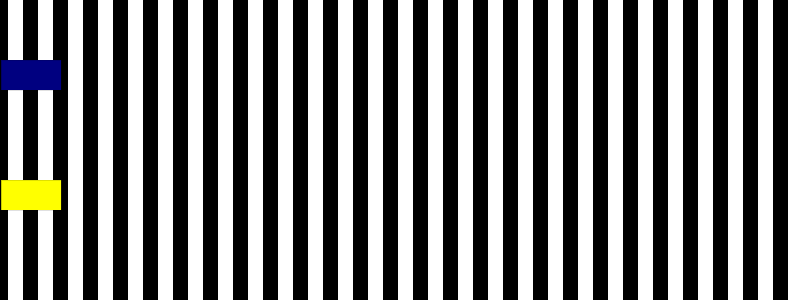
Frame 1 (no input)
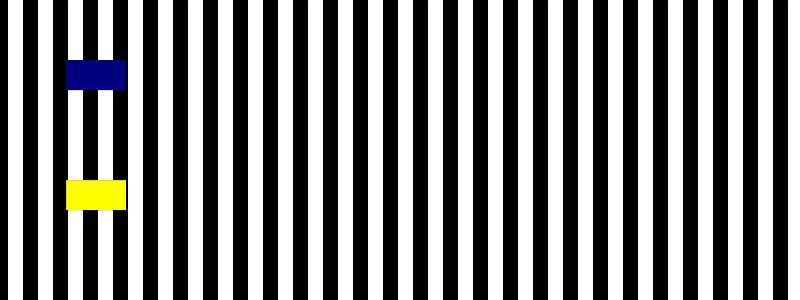
Frame 60 (the mouse pressed at the canvas centre just before this capture)
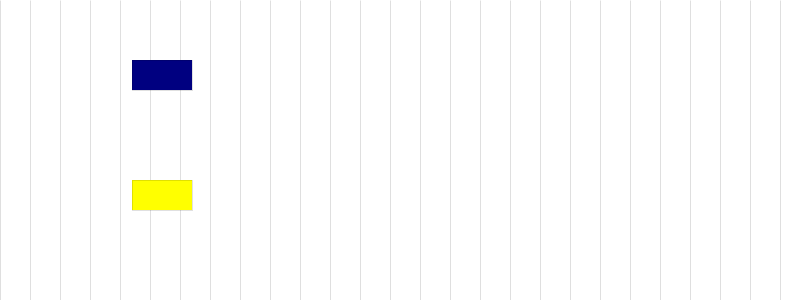
Frame 120 (the mouse held since frame 60 and released just before this capture)

The Processing sketch that drew these frames (run headless with seeded random() and noise(); from frame 60 on, the mouse is pressed at the canvas centre):

// Processing sketch: Anstis
// ── Anstis.pde
//global
float x;
float dir;

void setup(){
  size(800,300);
  x = 0;
  dir = 1;
}
void draw(){
  background(255);
  if (mousePressed) {
    strokeWeight(0);
  } else {
    strokeWeight(15);
  }
  //strokeWeight(15);
  for(int k = 0; k < 35; k++){
    line(k*30,0,k*30,height);
  }
  strokeWeight(0);
  //movement
  x = x + 1.1*dir;
  //reverse
  if (x > width-60) { 
    dir = -1; 
  }
  //forward
  if (x < 0) { 
    dir = 1; 
  }
  fill(0,0,128);
  rect(x,60,60,30);
  
  fill(255,255,0);
  rect(x,180,60,30);
  
}
